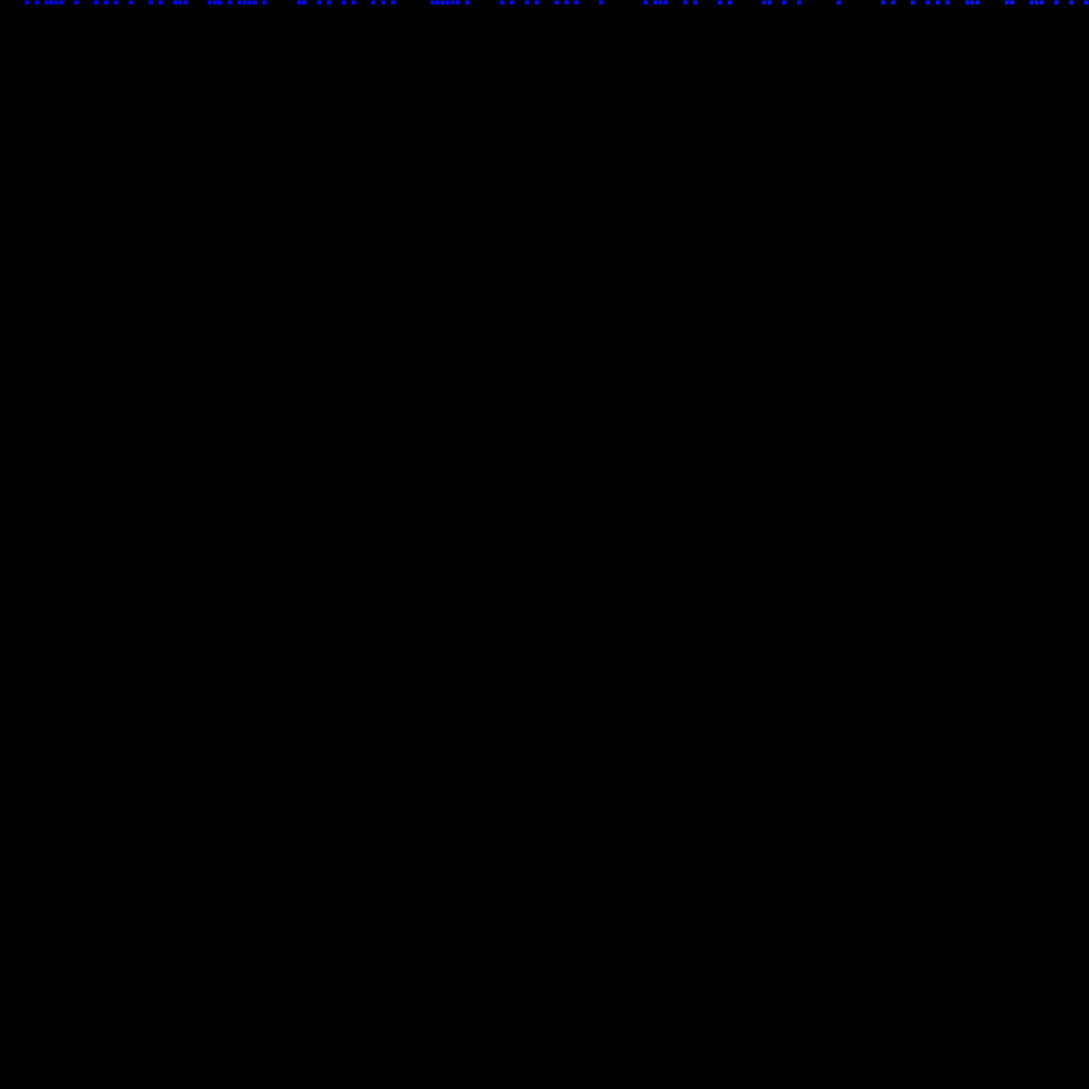
Frame 1 (no input)
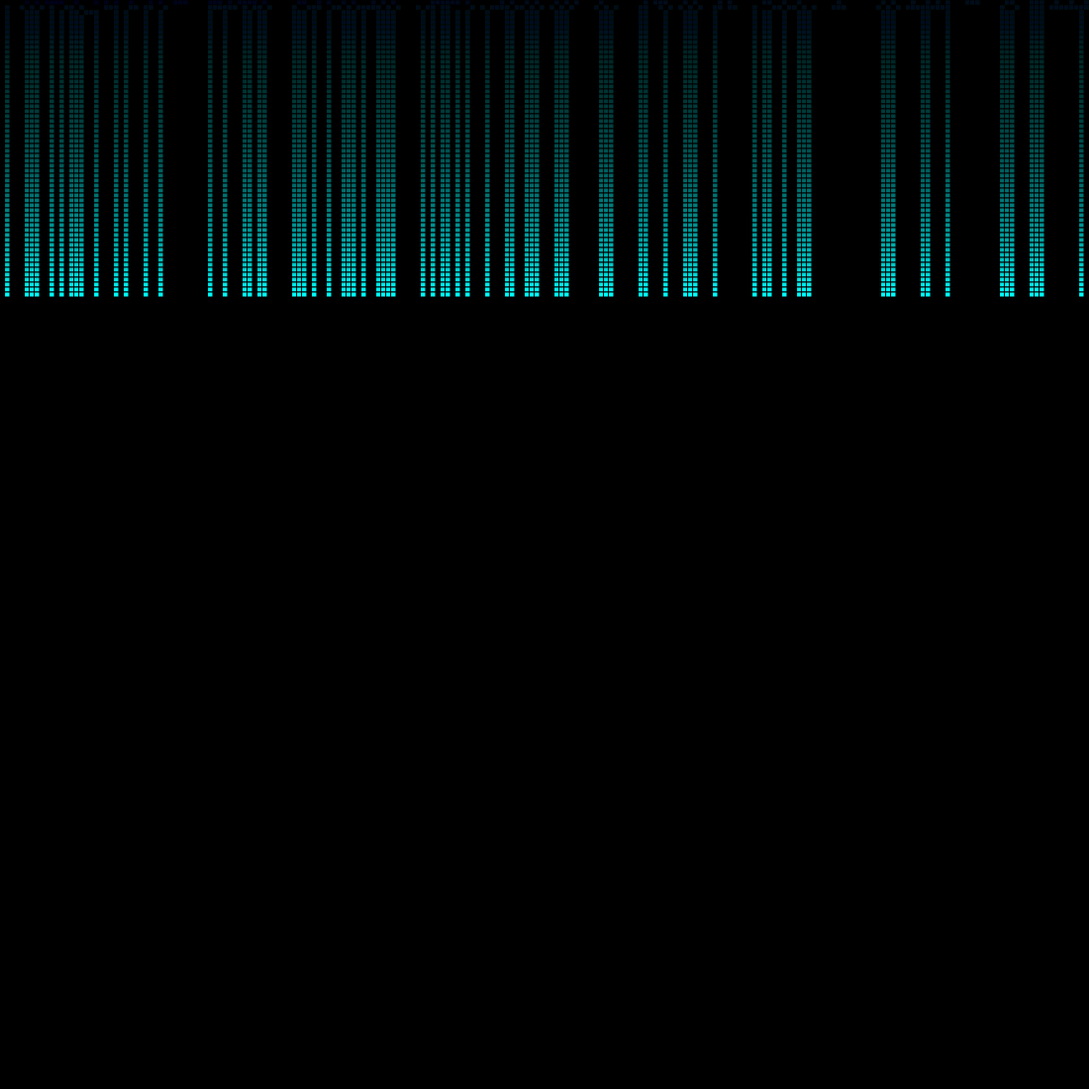
Frame 60 (no input)
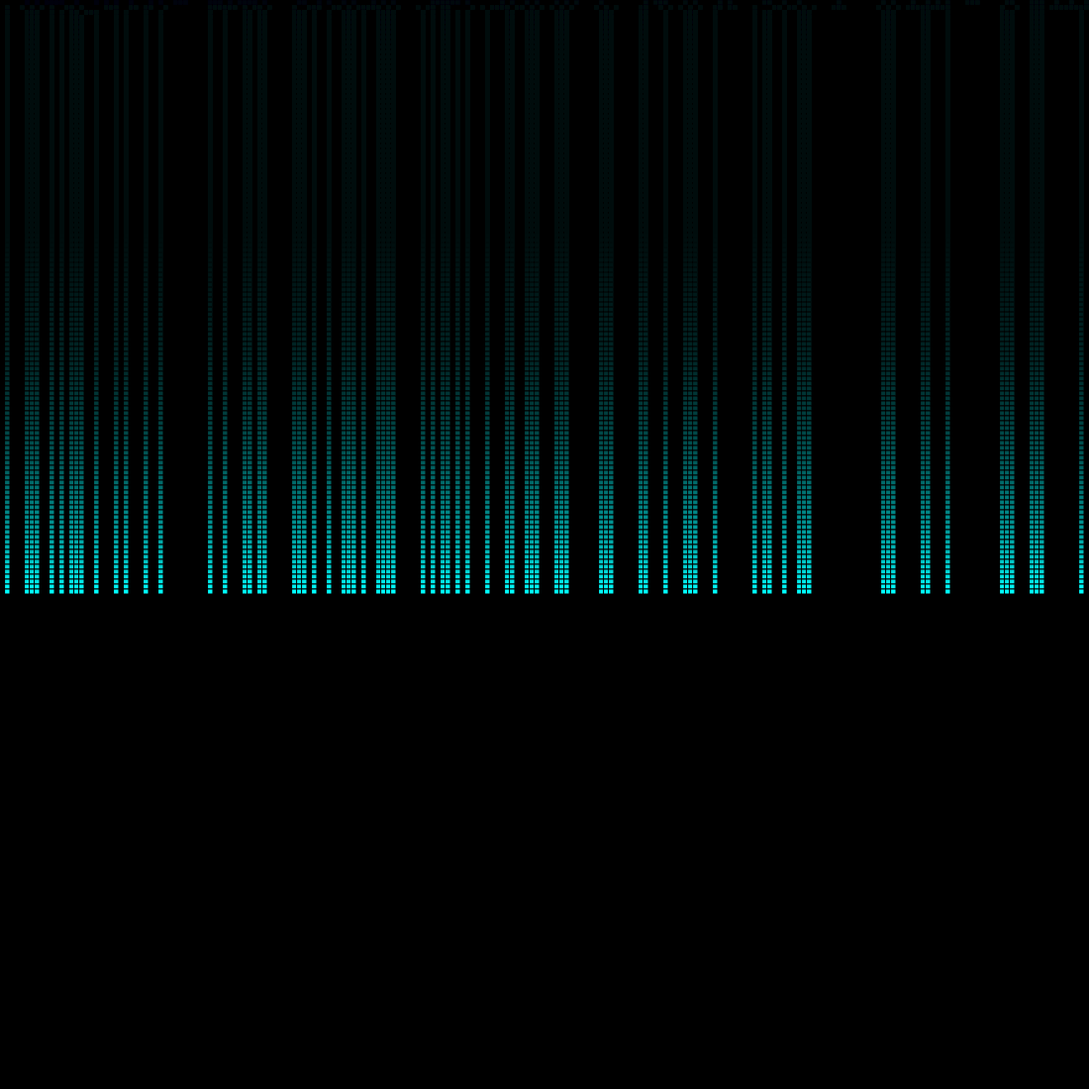
Frame 120 (the mouse pressed at the canvas centre since frame 60)

The p5.js sketch that drew these frames (run headless with seeded random() and noise() and a simulated clock; from frame 60 on, the mouse is pressed at the canvas centre):

// p5.js sketch
// ── sketch.js
var rules = [0, 1, 1, 1, 0, 1, 1, 0];
var on;
var off = 255;
var cells = [];
var row = 0;
var columns;
var spacing = 5;
var stop = false;
var r = 0;
var g = 0;
var rot = 0;

function setup() {
  createCanvas(1100, 1100);
  background(0);
  on = color(255, 0, 169);
  columns = width/spacing;
  for (var i = 0; i < height; i+=spacing) {
    for (var j = 0; j < width; j+=spacing) {
      cells.push(new Cell(j,i, true));
    }
  }
  
  
  // seed randomly
  
  for (var i = 0; i < 10000; i++) {
    var r = floor(random(cells.length));
    cells[r].dead = false;
  }
}

function draw() {
  push();
  rotate(radians(rot));
  if (rot%360 == 0) {
    translate(0, 0);
  } else if (rot%270 == 0) {
    translate(-300, 0);
  } else if (rot%180 == 0) {
    translate(-300, -300);
  } else if (rot%90 == 0) {
    translate(0, -300);
  }

  background(0, 0, 0, 10);
  if (!stop) {
    for (var i = 0; i < columns; i++) {
      cell = cells[i + (row * columns)];
      stroke(0);
      fill(0, r+=0.1, 255);
      if (cell.alive(i)) {
        rect(cell.x, cell.y, spacing, spacing);
      }
    }
  }
  pop();
  
  if (row < columns-1) {
    row++;
  } else {
    stop = true;
    
    reset();
    r = 0;
  }
}

function reset() {
  print("resetting");
  for (var i = 0; i < cells.length; i++) {
    cells[i].dead = true;
  }
  
  for (var i = 0; i < 1000; i++) {
    var r = floor(random(cells.length));
    cells[r].dead = false;
  }
  
  row = 0;
  spacing = 5;
  // rot = rot + 90;
  r = 0;
  print(rot);
  stop = false;
}

function Cell(x, y, dead) {
  this.x = x;
  this.y =y;
  this.dead = dead;
}

Cell.prototype.alive = function(i) {
  
    var nei = []
    
    if (i > columns) {
      topLeft = cells[i-columns-1];
      topMe = cells[i-columns];
      topRight = cells[i-columns+1];
      nei.push(topLeft, topMe, topRight);
    }
    
    if (i > 0) {
      left = cells[i-1]
      me = cells[i]
      right = cells[i+1]
      nei.push(left, right, me);
    }
    
    bottomLeft = cells[i+columns-1];
    bottomMe = cells[i+columns];
    bottomRight = cells[i+columns+1];
    nei.push(bottomLeft, bottomMe, bottomRight)
    
    var undead = 0;
    
    for (var j = 0; j < nei.length; j++) {
      if (nei[j].dead == false) {
        undead++;
      }
    }
    
    if (undead == 2) {
      for (var k = 0; k < nei.length; k++) {
        if (k%2 == 0) {
          nei[k].dead = false;
          return true;
        } else {
          return false;
        }
      }
    } else if (undead == 3) {
      for (var k = 0; k < nei.length; k++) {
        if (k%2 != 0) {
          nei[k].dead = false;
          return true;
        } else {
          return false;
        }
      }
    } else if (undead == 4) {
      for (var k = 0; k < nei.length; k++) {
        if (k%2 == 0) {
          nei[k].dead = false;
          return true;
        } else {
          return false;
        }
      }
    } else if (undead == 5) {
      for (var k = 0; k < nei.length; k++) {
        if (k%2 != 0) {
          nei[k].dead = false;
          return true;
        } else {
          return false;
        }
      }
    } else if (undead == 6) {
      for (var k = 0; k < nei.length; k++) {
        if (k%2 == 0) {
          nei[k].dead = false;
          return true;
        } else {
          return false;
        }
      }
    } else if (undead == 7) {
      for (var k = 0; k < nei.length; k++) {
        if (k%2 != 0) {
          nei[k].dead = false;
          return true;
        } else {
          return false;
        }
      }
    } else if (undead == 8) {
      for (var k = 0; k < nei.length; k++) {
        if (k%2 == 0) {
          nei[k].dead = false;
          return true;
        } else {
          return false;
        }
      }
    } else {
      this.dead = false;
      return false;
    }
    
}
